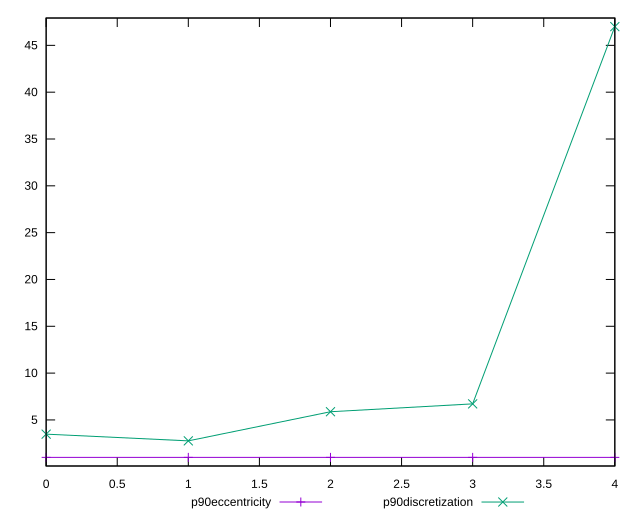

This figure's gnuplot source:
reset

$p90Eccentricity <<EOF
0 0.9999999999999999
1 0.9999999999999996
2 1.0000000000000007
3 0.9999999999999988
4 1.0000000000000007
EOF

$p90Discretization <<EOF
0 3.4814814814814814
1 2.764705882352941
2 5.875
3 6.714285714285714
4 47
EOF

set key outside below
set xrange [0:4]
set yrange [0.07999999999999874:47.92]
set trange [0.07999999999999874:47.92]
set terminal svg size 640, 520 enhanced background rgb 'white'
set output "report_00017_2021-02-10T15-08-03.406Z/cumulative-layout-shift/progression/eccentricity.svg"

plot $p90Eccentricity title "p90eccentricity" with linespoints, \
     $p90Discretization title "p90discretization" with linespoints

reset
